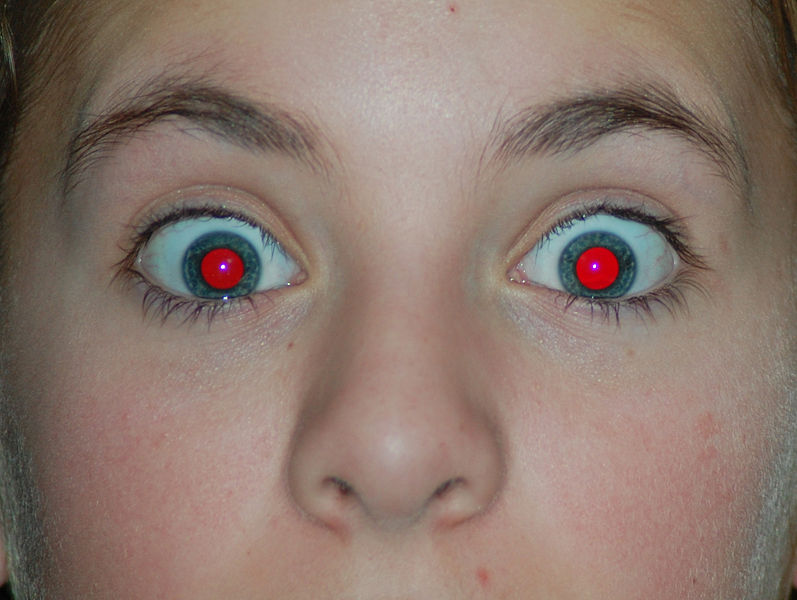
#> input picture ADVANCED_PROGRAMMING_II/!PYTHON/!NEURAL_NETWORKS/Convolutional_Network/Convolutional_Network/red_eyes.jpg, 797 x 600 px
$ python Convolutional_Network.py
#> lines starting #> are read from the running program, lines starting #| are printed output that depends on the picture
import cv2 as cv
import numpy as np
from PIL import Image

Input_Batch = [[0 for x in range(6)] for y in range(6)]
Kernel = [[0 for x in range(3)] for y in range(3)]
Output = [[0 for x in range(2)] for y in range(2)]

def Fill_Input_Batch(Param):
    value = float(0.0)
    for x in range(len(Param)):
        value = float(x)
        for y in range(len(Param[x])):
            Param[y][x] = value
            value += 0.1

#Kernel[0][0] = 0;
#Kernel[0][1] = 0;
#Kernel[0][2] = 0;

Kernel[0][1] = 0.5;
Kernel[1][1] = 1;
Kernel[2][1] = 0.5;

#Kernel[2][0] = 0;
#Kernel[2][1] = 0;
#Kernel[2][2] = 0;

def Display_Input_Batch(Param1):
    for a in range(len(Param1)):
        for b in range(len(Param1[a])):
            print('%.1f'%Param1[a][b], end =' ')
        print()


def Display_Kernel(Param1):
    for a in range(len(Param1)):
        for b in range(len(Param1[a])):
            print('%.1f'%Param1[a][b], end =' ')
        print()

def Display_Output(Param1):
    for a in range(len(Param1)):
        for b in range(len(Param1[a])):
            print('%.1f'%Param1[a][b], end =' ')
        print()

def Convolutional_Transform(Input, Kernel,Output):
    pos = int()
    pos = (6*6)/(3*3)
    output_counter = int()
    value = float()
    stride = int(3)
    #for x in range(0,int(pos)):
    print();
    for y in range(0,len(Output)):
        for z in range(0,len(Output[y])):
            value = 0.0
            for a in range(len(Kernel)):
                for b in range(len(Kernel[a])):
                    value += (Input[y*stride + a][z*stride + b] * Kernel[a][b])
                #print(value)
            Output[y][z] = value
    print()


Fill_Input_Batch(Input_Batch)
Display_Input_Batch(Input_Batch)
print()
Display_Kernel(Kernel)
Convolutional_Transform(Input_Batch,Kernel,Output)
print()
Display_Output(Output)

# Load an color image in grayscale
img = cv.imread("red_eyes.jpg",1)
#> img is the input picture: shape (600, 797, 3); mean B, G, R 110, 120, 139.7
print(type(img))
#| <class 'numpy.ndarray'>

data = np.asarray( img, dtype="int32" )
# [6 lines of commented-out code are left out]

height, width, channels = img.shape
#> height = 600; width = 797; channels = 3

print(width)
#| 797
print(height)
#| 600

data_R =  [[0 for x in range(width)] for y in range(height)]

for x in range(0,height):
    for y in range(width):
        #data_R[x][y] = data[x][y]
        #print(data[x][y])
        temp = data[x][y]
        if(temp[0] < 0):
            temp[0] = 0
        if(temp[0] > 255):
            temp[0] = 255

        if(temp[1] < 0):
            temp[1] = 0
        if(temp[1] > 255):
            temp[1] = 255


        if(temp[2] < 0):
            temp[2] = 0
        if(temp[2] > 255):
            temp[2] = 255
        #temp[0] = 0
        #temp[1] = 100
        #temp[2] = 100
        data_R[x][y] = temp[0]
        data[x][y] = temp
#> after the loop, data_R = 600 items
        # [11 lines of commented-out code are left out]
img = Image.fromarray(data, 'RGB')
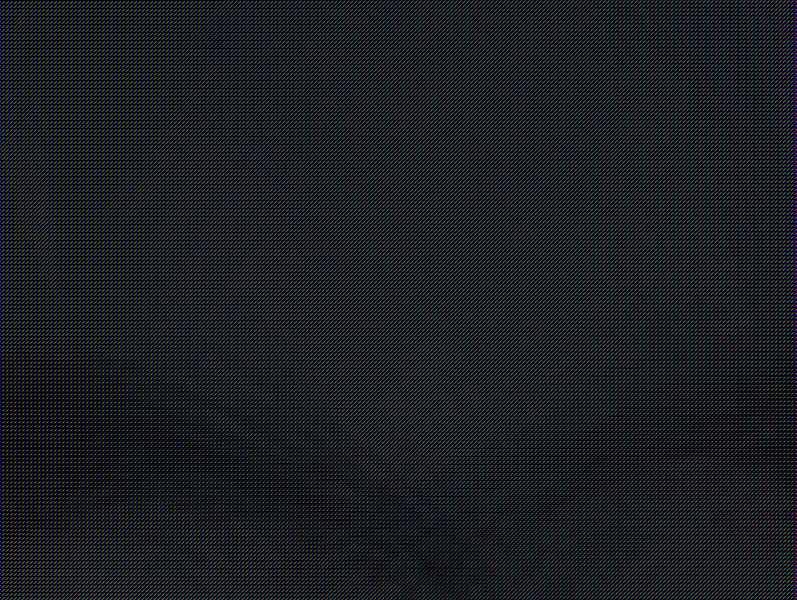
#> img: PIL image 797x600 RGB; mean R, G, B 26.3, 29.4, 33.4
img.save('my.png')
img.show()

from matplotlib import pyplot as plt
plt.imshow(data)
plt.show()
